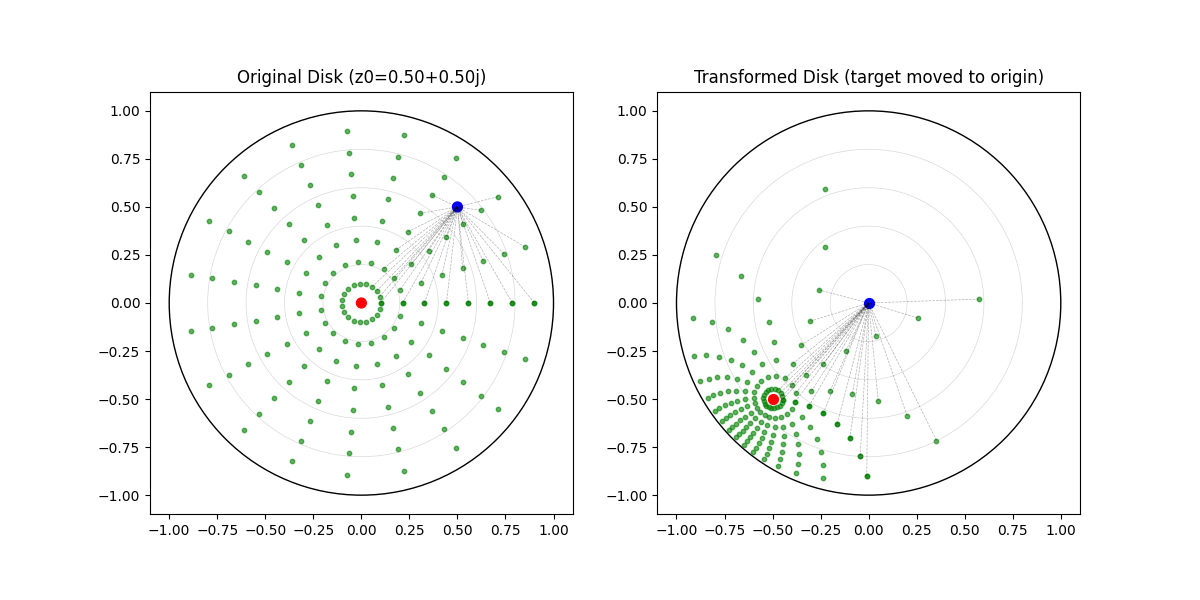

The Python source for this figure:
import numpy as np
import matplotlib.pyplot as plt
from matplotlib.patches import Circle
import torch

def mobius_map(z0, w0):
    """生成将z0映射到w0的莫比乌斯变换"""
    def transform(z):
        # 分两步变换：先映射到原点，再映射到w0
        t1 = (z - z0) / (1 - np.conj(z0)*z)
        return (t1 + w0) / (1 + np.conj(w0)*t1)
    return transform

# 原功能保持兼容
def mobius_to_origin(z0):
    """生成将z0映射到原点的莫比乌斯变换（兼容旧版）"""
    return mobius_map(z0, 0+0j)

def mobius_map_poincare_origin(z0, manifold):
    def transform(z):
       return manifold.mobius_add(-z0, z, project=False)
    return transform

def mobius_map_poincare_origin_reverse(z0, manifold):
    origin = torch.zeros_like(z0)
    z0_reverse = manifold.mobius_add(-z0, origin, project=False)
    print(f"z0_reverse is {z0_reverse}")
    def transform(z):
       return manifold.mobius_add(-z0_reverse, z, project=False)
    return transform

# # 将 0.5+0.5j 映射到 0.2+0.3j
# mobius_trans = mobius_map(z0=0.5+0.5j, w0=0.2+0.3j)

# # 原功能依然可用（映射到原点）
# mobius_trans_origin = mobius_to_origin(0.5+0.5j)

def plot_hyperbolic_disk(ax):
    """绘制庞加莱圆盘和网格线"""
    boundary = Circle((0, 0), 1, edgecolor='black', facecolor='none', lw=1)
    ax.add_patch(boundary)
    
    # 绘制双曲网格线
    theta = np.linspace(0, 2*np.pi, 100)
    for r in np.linspace(0.2, 0.8, 4):
        x = r * np.cos(theta)
        y = r * np.sin(theta)
        ax.plot(x, y, color='gray', alpha=0.3, lw=0.5)
        
    ax.set_aspect('equal')
    ax.set_xlim(-1.1, 1.1)
    ax.set_ylim(-1.1, 1.1)

def visualize_transform(z0, target_point):
    """可视化莫比乌斯变换效果"""
    # fig, (ax1, ax2) = plt.subplots(1, 2, figsize=(12, 6))
    
    # # 原始圆盘
    # plot_hyperbolic_disk(ax1)
    # ax1.scatter([0, z0.real], [0, z0.imag], c=['red', 'blue'], s=50)
    # ax1.set_title(f'Original Disk (z0={z0:.2f})')
    
    # # 生成测试点云用于展示形变效果
    # angles = np.linspace(0, 2*np.pi, 20)
    # radii = np.linspace(0.1, 0.9, 8)
    # points = [r * np.exp(1j*a) for a in angles for r in radii]
    
    # # 应用变换
    # transform = mobius_to_origin(target_point)
    # transformed = [transform(z) for z in points]
    # transformed_z0 = transform(z0)
    
    # # 变换后的圆盘
    # plot_hyperbolic_disk(ax2)
    # ax2.scatter([z.real for z in transformed],
    #             [z.imag for z in transformed], c='green', s=10, alpha=0.6)
    # ax2.scatter(transformed_z0.real, transformed_z0.imag, c='blue', s=50)
    # ax2.set_title(f'Transformed Disk (target moved to origin)')
    
    # # 添加连接线展示对应关系
    # for orig, t in zip(points[:30], transformed[:30]):
    #     ax1.plot([orig.real, z0.real], [orig.imag, z0.imag], 'k--', lw=0.5, alpha=0.3)
    #     ax2.plot([t.real, 0], [t.imag, 0], 'k--', lw=0.5, alpha=0.3)
    
    fig, (ax1, ax2) = plt.subplots(1, 2, figsize=(12, 6))
    
    # 原始圆盘
    plot_hyperbolic_disk(ax1)
    ax1.scatter([0, z0.real], [0, z0.imag], c=['red', 'blue'], s=50)
    # 生成测试点云（变换前）
    angles = np.linspace(0, 2*np.pi, 20)
    radii = np.linspace(0.1, 0.9, 8)
    points = [r * np.exp(1j*a) for a in angles for r in radii]
    ax1.scatter([z.real for z in points],  # 添加原始点云可视化
                [z.imag for z in points], 
                c='green', s=10, alpha=0.6, label='Original points')
    ax1.set_title(f'Original Disk (z0={z0:.2f})')
    
    # 应用变换
    transform = mobius_to_origin(target_point)
    transformed = [transform(z) for z in points]
    transformed_z0 = transform(z0)
    
    # 变换后的圆盘
    plot_hyperbolic_disk(ax2)
    ax2.scatter([z.real for z in transformed],  # 改为红色显示变换后点云
                [z.imag for z in transformed], 
                c='green', s=10, alpha=0.6, label='Transformed points')
    # 添加变换后的原点（原坐标系的0点）
    origin_transformed = transform(0)  # 计算原点经过变换后的位置
    ax2.scatter(origin_transformed.real, origin_transformed.imag,  # 新增红色点
            c='red', s=50, label='Transformed origin')
    ax2.scatter(transformed_z0.real, transformed_z0.imag, c='blue', s=50)
    ax2.set_title(f'Transformed Disk (target moved to origin)')
    
    # 添加连接线展示对应关系
    for orig, t in zip(points[:30], transformed[:30]):
        ax1.plot([orig.real, z0.real], [orig.imag, z0.imag], 
                'k--', lw=0.5, alpha=0.3)
        ax2.plot([t.real, 0], [t.imag, 0], 
                'k--', lw=0.5, alpha=0.3)
    
    plt.savefig('mobius_transform.png')

# 使用示例
if __name__ == "__main__":
    # 原点和目标点（用复数表示坐标）
    origin = 0 + 0j
    target = 0.5 + 0.5j  # 需要映射到原点的目标点
    
    # 创建将目标点映射到原点的变换
    mobius_trans = mobius_to_origin(target)
    
    # 验证变换效果
    print(f"变换后目标点坐标: {mobius_trans(target):.2f}")  # 应接近 (0+0j)
    print(f"变换后原点坐标: {mobius_trans(origin):.2f}")    # 应接近 (-0.5-0.5j)
    
    # 可视化变换效果
    visualize_transform(target, target)
